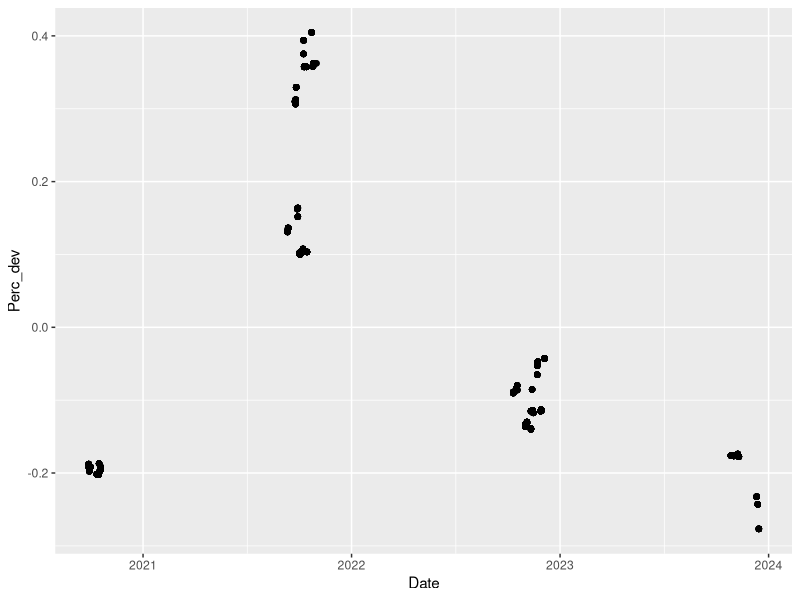
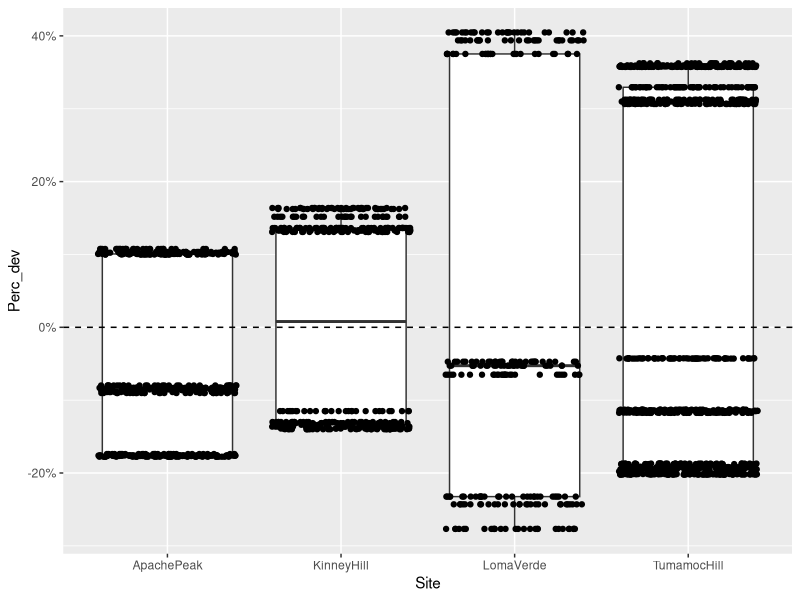
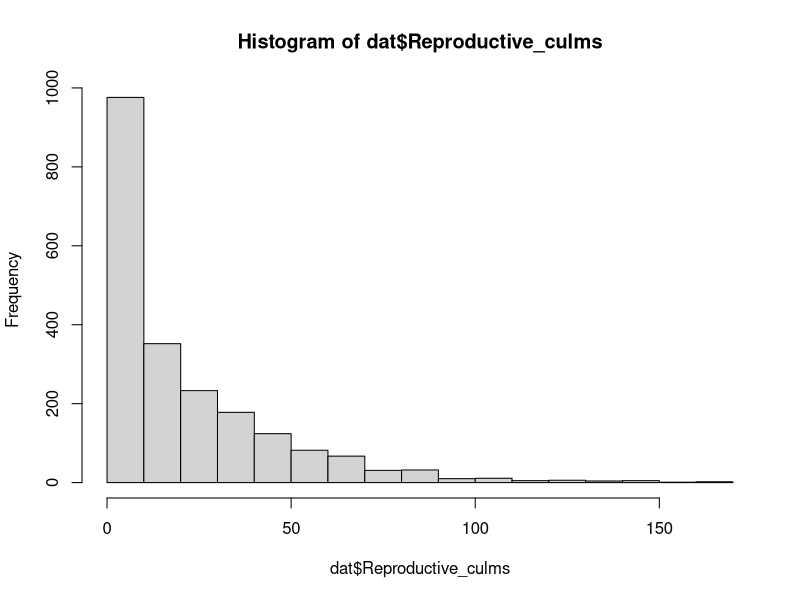
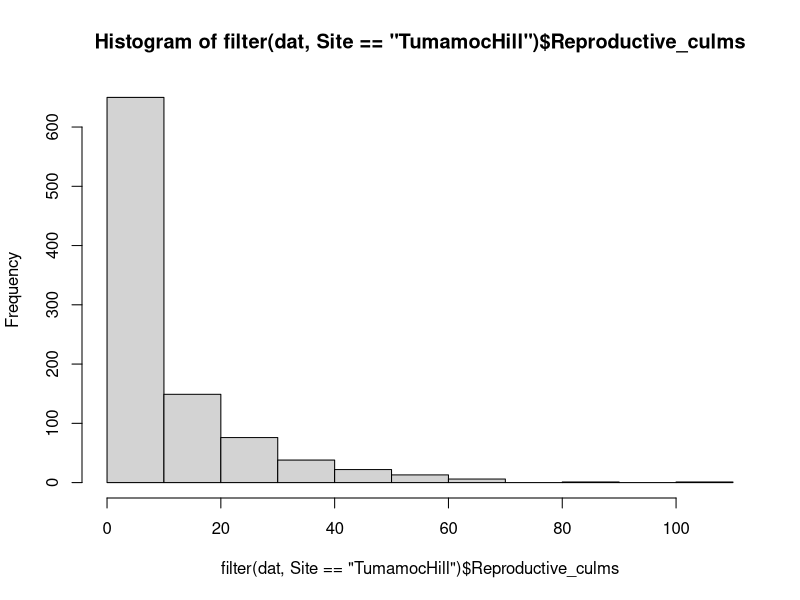
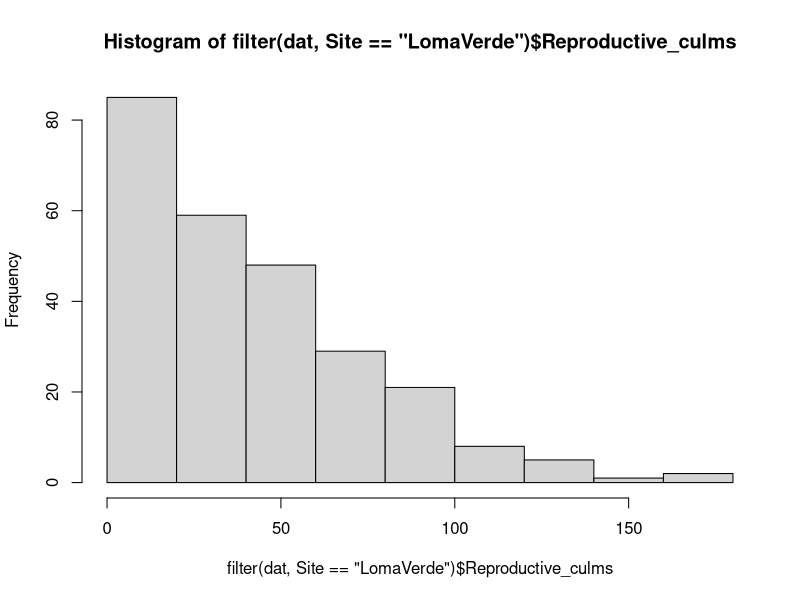
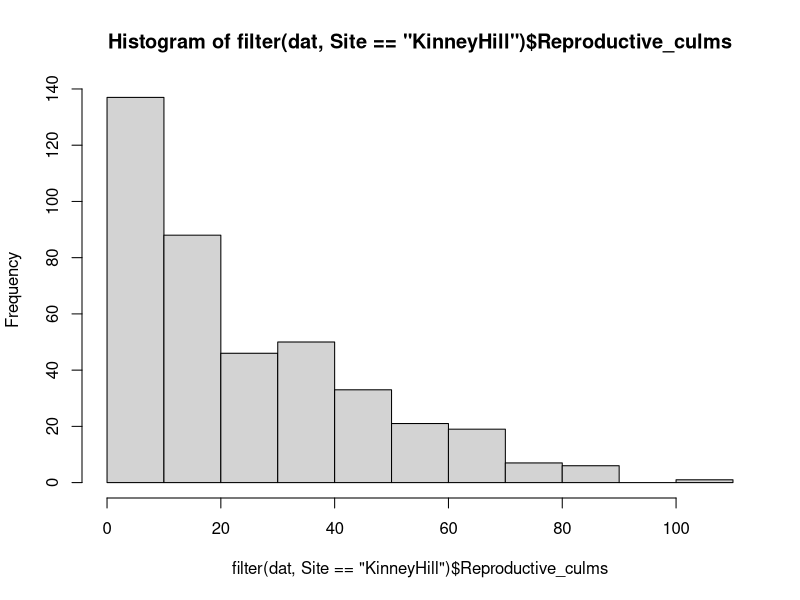
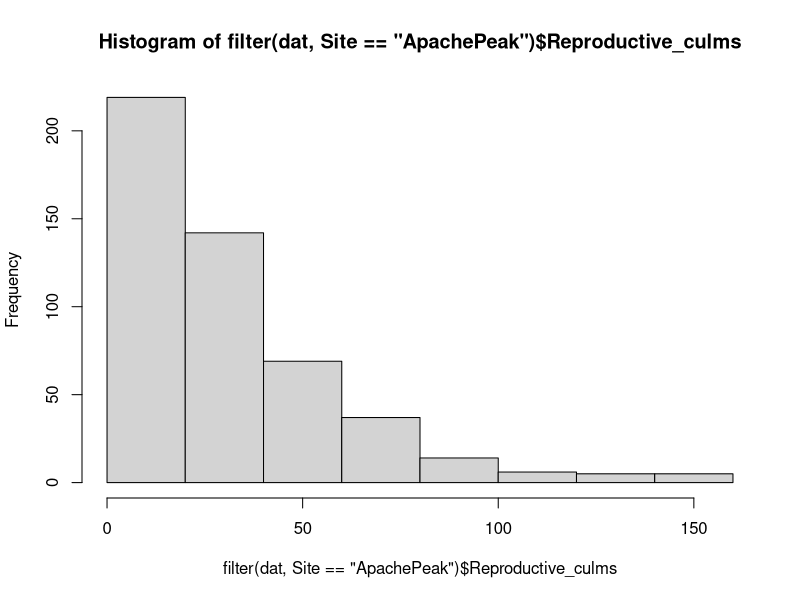
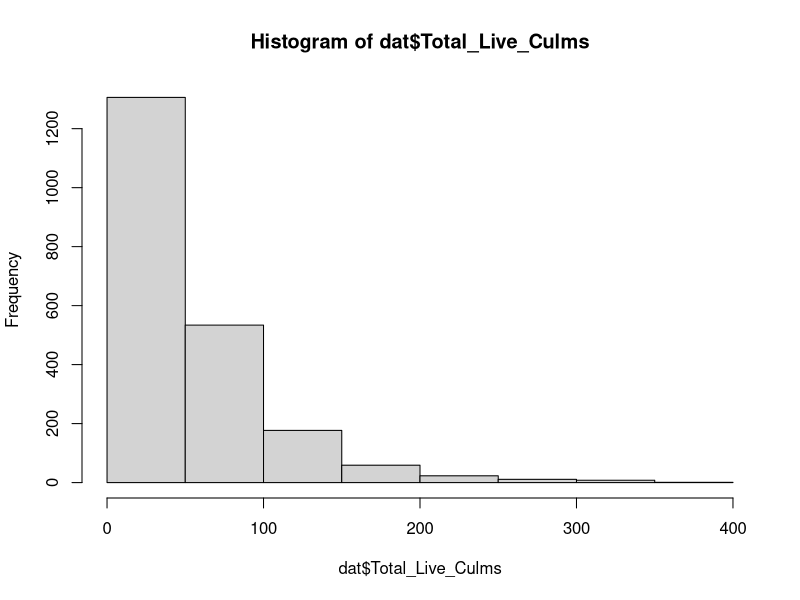

Reproduce these figures in R, in order.
# Created: 2024-09-23
# Updated: 2025-02-20

# Purpose: Examine distributions; write out clean data with precip deviation variable added.

library(readxl)
library(tidyverse)
library(GGally)

# Load data ---------------------------------------------------------------

culms.raw <- read_xlsx("data/raw/2024-09_LO_Buffelgrass-culm-demography_master.xlsx", sheet = "Demography")
monitor.prism <- read_csv("data/cleaned/02_monitoring-info-with-PRISM-data_clean.csv")

# Data wrangling ----------------------------------------------------------

dat <- culms.raw |> 
  left_join(monitor.prism)

# Check for NAs
apply(dat, 2, anyNA)

# Separate NA culm counts
na.culm <- dat |> 
  filter(is.na(Vegetative_culms))

# Remove NA culm count - plants could not be located and weren't sampled
dat <- dat |> 
  filter(!is.na(Vegetative_culms))

# Add Perc_dev and Deviation_mm cols
dat <- dat |> 
  mutate(Perc_dev = (Prev_year_precip - MAP) / MAP,
         Deviation_mm = Prev_year_precip - MAP) 

# Change year cols to character
dat <- dat |> 
  mutate(Year = as.character(Year),
         StudyYear = as.character(StudyYear))

# Separate out continuous explanatory variables
exp.cont <- dat |> 
  select(PlotSlope, Elevation_ft, Prev_year_precip, MAT, MAP, Perc_dev, Deviation_mm)

# Separate out response variables
res.cont <- dat |> 
  select(BGCover, BGDensity, ShrubCover, ForbCover, NGCover, Vegetative_culms, Reproductive_culms, Total_Live_Culms,
         Longestleaflength_cm)




# Precipitation variability -----------------------------------------------

summary(dat$Perc_dev) # ranges from -28% to +40%

dat |> 
  ggplot(aes(x = Date, y = Perc_dev)) +
  geom_point()

dat |> 
  ggplot(aes(x = Site, y = Perc_dev)) +
  geom_boxplot() +
  geom_jitter() +
  scale_y_continuous(labels = scales::percent) +
  geom_hline(yintercept = 0, linetype = "dashed")


# Response variable: Culm count -------------------------------------------

## Histogram --------------------------------------------------------------

# All, Reproductive
hist(dat$Reproductive_culms)

# By site, Reproductive
hist(filter(dat, Site == "TumamocHill")$Reproductive_culms)
hist(filter(dat, Site == "LomaVerde")$Reproductive_culms)
hist(filter(dat, Site == "KinneyHill")$Reproductive_culms)
hist(filter(dat, Site == "ApachePeak")$Reproductive_culms)

# All, Total
hist(dat$Total_Live_Culms)

# All, Vegetative
hist(dat$Vegetative_culms)


## Boxplot ----------------------------------------------------------------

# All, by site
#   Reproductive
dat |> 
  ggplot(aes(x = Site, y = Reproductive_culms)) +
  geom_boxplot()

#   Total
dat |> 
  ggplot(aes(x = Site, y = Total_Live_Culms)) +
  geom_boxplot()

#   Vegetative
dat |> 
  ggplot(aes(x = Site, y = Vegetative_culms)) +
  geom_boxplot()


# By aspect
dat |> 
  ggplot(aes(x = Aspect, y = Reproductive_culms)) +
  geom_boxplot()


## Pair plot --------------------------------------------------------------

# Reproductive & vegetative culms
dat |>
  ggplot(aes(x = Vegetative_culms, y = Reproductive_culms)) +
  geom_point()


# Response variable: Density & cover --------------------------------------

# Pair plot
res.cont |> 
  select(-Longestleaflength_cm, -Vegetative_culms, -Reproductive_culms, -Total_Live_Culms) |> 
  ggpairs()

# BG Cover
hist(dat$BGCover)
dat |> 
  ggplot(aes(x = Site, y = BGCover)) +
  geom_boxplot()

# BG Density
hist(dat$BGDensity)
dat |> 
  ggplot(aes(x = Site, y = BGDensity)) +
  geom_boxplot()

# Shrub cover
hist(dat$ShrubCover)
dat |> 
  ggplot(aes(x = Site, y = ShrubCover)) +
  geom_boxplot()

# Forb cover
hist(dat$ForbCover)
dat |> 
  ggplot(aes(x = Site, y = ForbCover)) +
  geom_boxplot()

# Native grass cover
hist(dat$NGCover)
dat |> 
  ggplot(aes(x = Site, y = NGCover)) +
  geom_boxplot()

# Longest leaf
hist(dat$Longestleaflength_cm)
dat |> 
  filter(!is.na(Longestleaflength_cm)) |> 
  ggplot(aes(x = Site, y = Longestleaflength_cm)) + 
  geom_boxplot()



# Continuous explanatory variables ----------------------------------------

# Pair plot
dat |> 
  select(PlotSlope, Elevation_ft, Prev_year_precip, MAT, MAP, Perc_dev, Deviation_mm) |> 
  distinct(.keep_all = TRUE) |> 
  ggpairs()



# Write out data to csv ---------------------------------------------------

write_csv(dat,
          file = "data/cleaned/04_demography-data_clean.csv")
